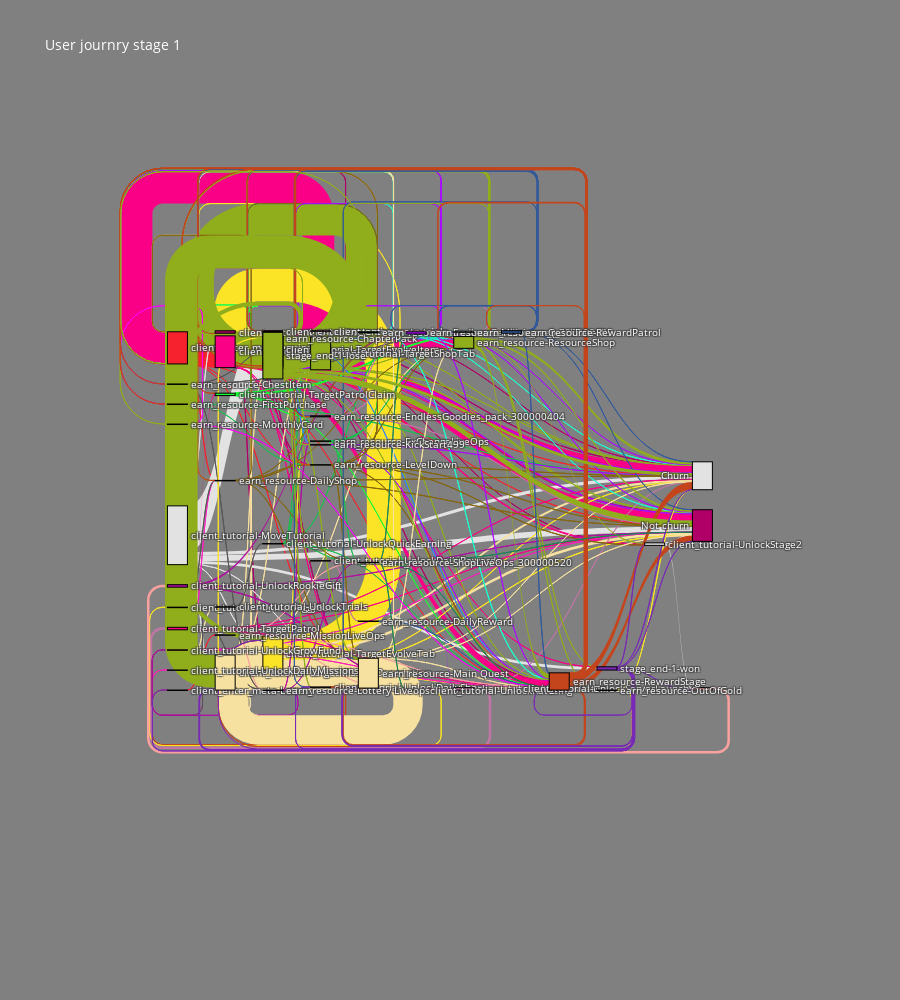

Write notebook code for a chart like this one.
### Code cell
df = pd.read_csv('data/first_play_2.csv')
df = df.dropna()
df = df[df['test_segment'].isin(['14A', '14B', '15A', '15B'])]

df = df.groupby(['source', 'target'])['user'].sum().reset_index().rename(columns={0:'user'})

all_nodes = df.source.values.tolist() + df.target.values.tolist()

source_indices = [all_nodes.index(source) for source in df.source]
target_indices = [all_nodes.index(target) for target in df.target]

colors = px.colors.qualitative.Alphabet

node_colors_mappings = dict([(node, np.random.choice(colors)) for node in all_nodes])

node_colors = [node_colors_mappings[node] for node in all_nodes]
edge_colors = [node_colors_mappings[node] for node in df.source]

fig = go.Figure(data=[
    go.Sankey(
        node=dict(pad=20,
                  thickness=20,
                  line=dict(color='black', width=1.0),
                  label=all_nodes,
                  color=node_colors),
        link=dict(source=source_indices,
                  target=target_indices,
                  value=df.user,
                  color=edge_colors)
    )
])

fig.update_layout(title_text="User journry stage 1",
                  height=1000,
                  font=dict(size=10, color='white'),
                  plot_bgcolor='rgba(0,0,0,0)',
                  paper_bgcolor='grey')

fig.show()

### Figure 1 — Plotly figure (JSON) as saved in the notebook; plotly's stock layout.template omitted (floating-point values rounded to 4 significant figures; data arrays with more than 128 entries replaced by an {"elided": "..."} marker saying what was removed)
{"data": [{"link": {"color": {"elided": "274 str values"}, "source": {"elided": "274 int values"}, "target": {"elided": "274 int values"}, "value": {"elided": "274 int values"}}, "node": {"color": {"elided": "548 str values"}, "label": {"elided": "548 str values"}, "line": {"color": "black", "width": 1}, "pad": 20, "thickness": 20}, "type": "sankey"}], "layout": {"font": {"color": "white", "size": 10}, "height": 1000, "paper_bgcolor": "grey", "plot_bgcolor": "rgba(0,0,0,0)", "title": {"text": "User journry stage 1"}}}
